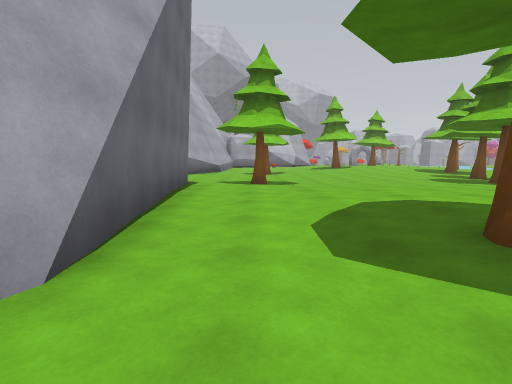
view 1 (above)

24 first-person views from a walk through a 3-D level made in the Unity game engine. The camera is 1.3 m above the floor, tilts 6° down and sees 80° across. The floor is counted in squares, 2 m on a side. Each view is taken from the middle of a square. On the plan, view 1 faces up. The plan holds only what a view shows up to about 10 squares ahead; the rest is blank. The place goes on beyond the plan. The player character is not drawn. Surface patterns are stand-ins for the level's own textures.

view 2
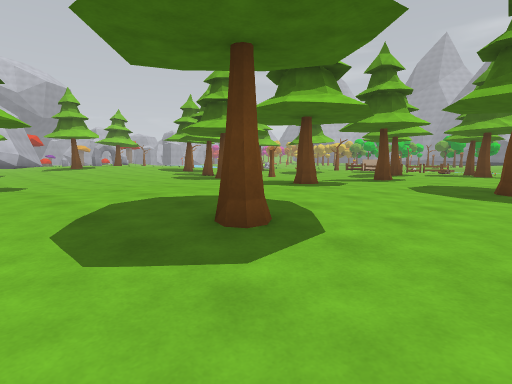

view 3
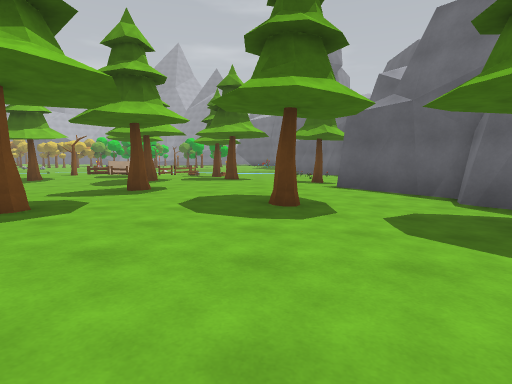

view 4
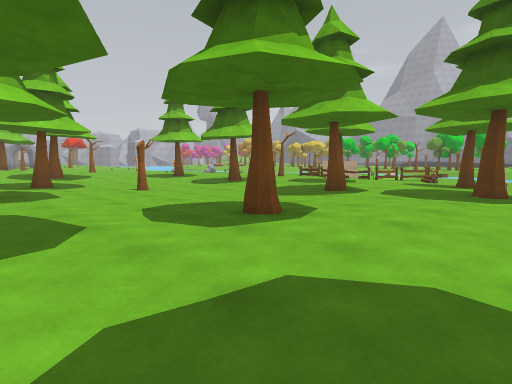

view 5
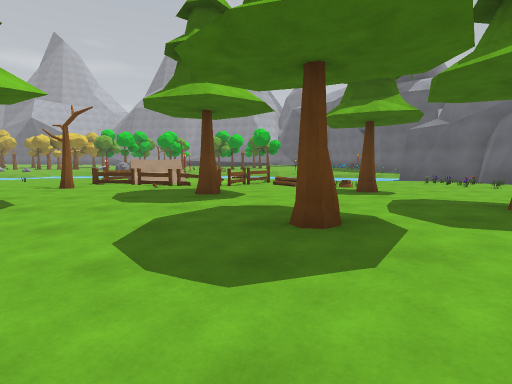

view 6
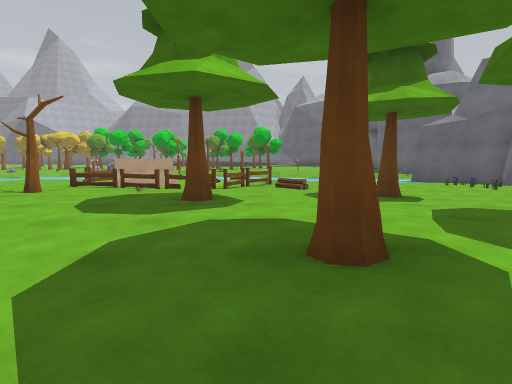

view 7
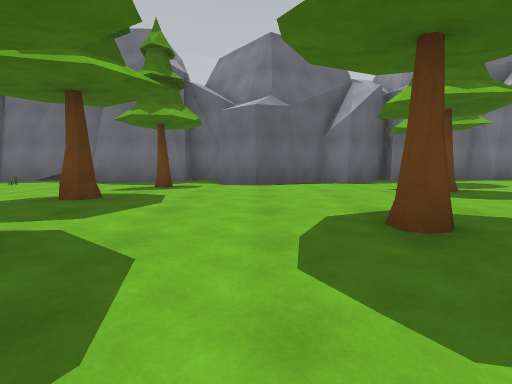

view 8
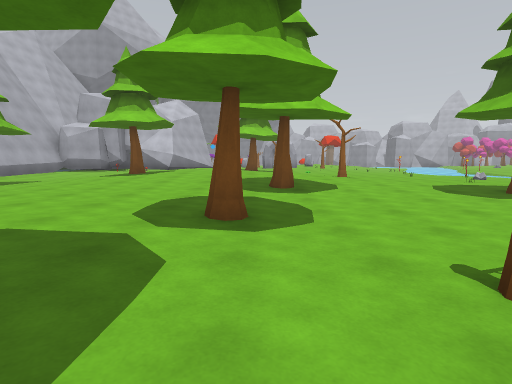

view 9
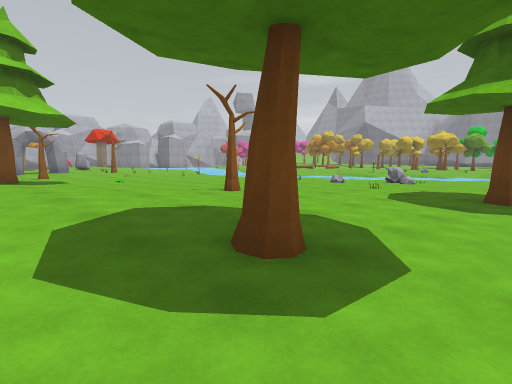

view 10
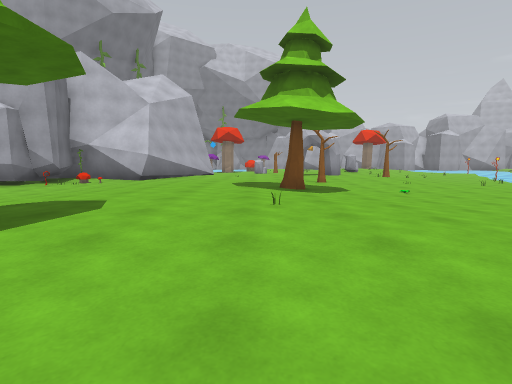

view 11
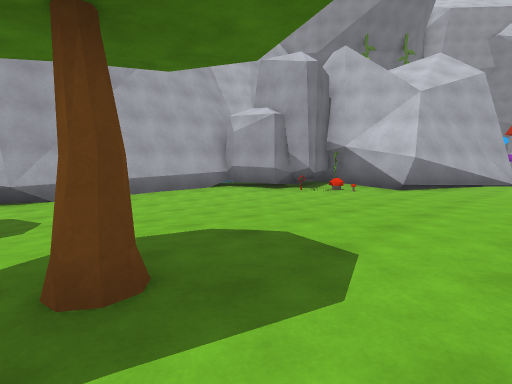

view 12
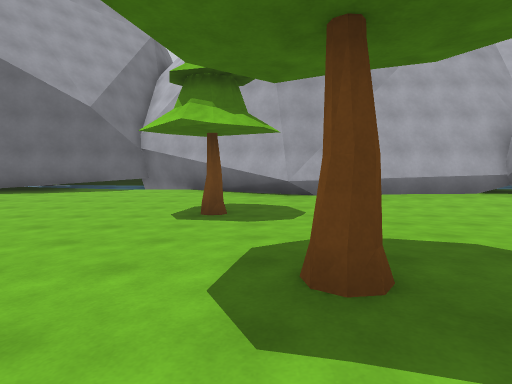

view 13
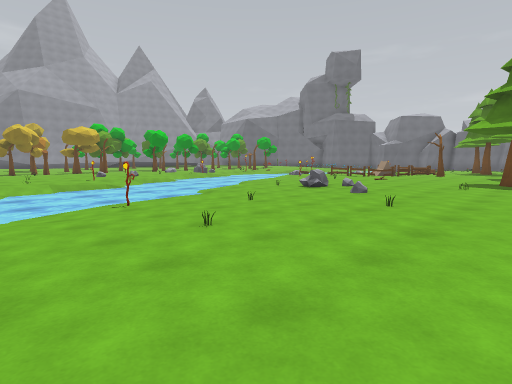

view 14
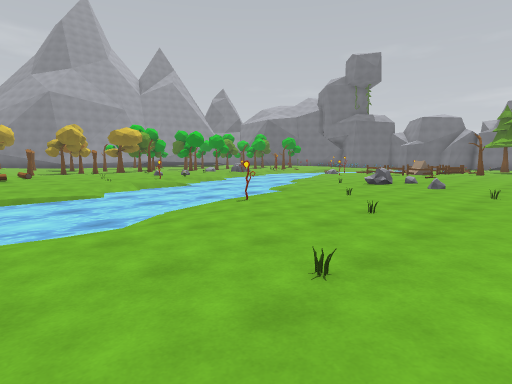

view 15
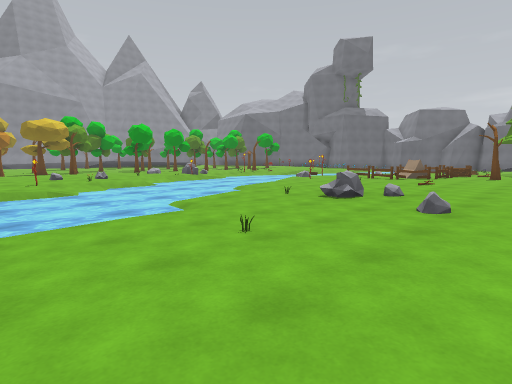

view 16
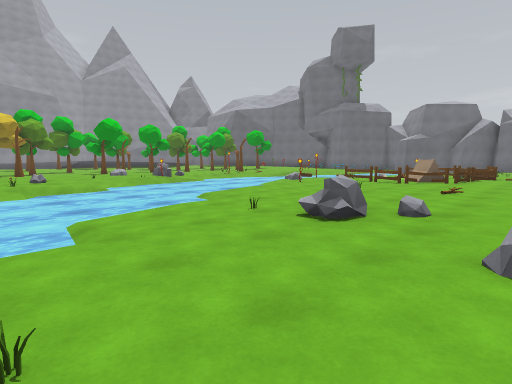

view 17
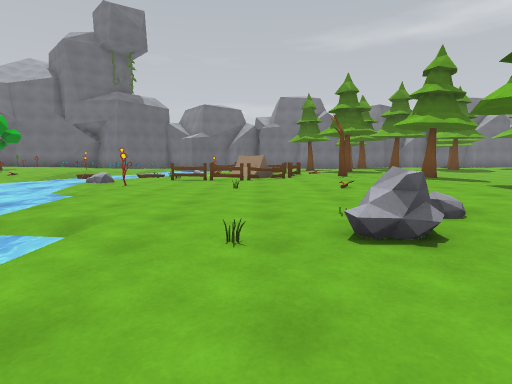

view 18
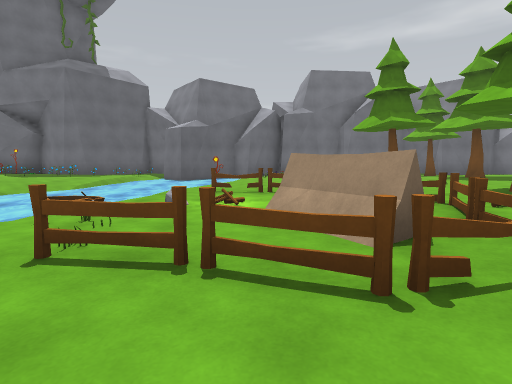

view 19
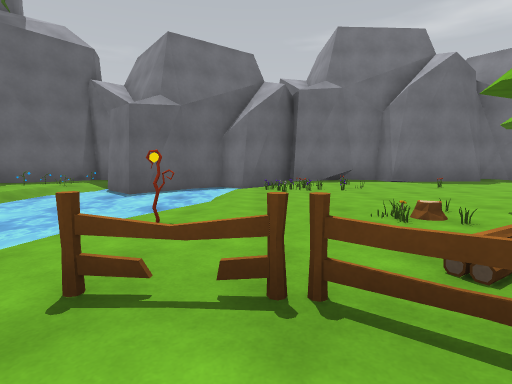

view 20
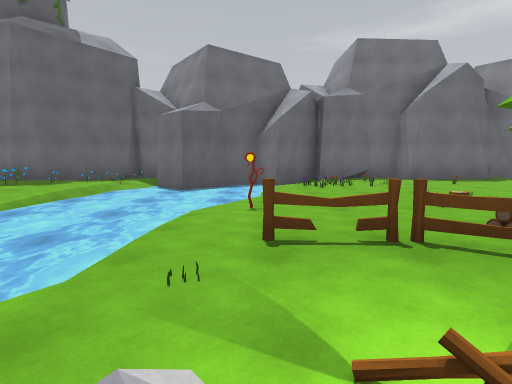

view 21
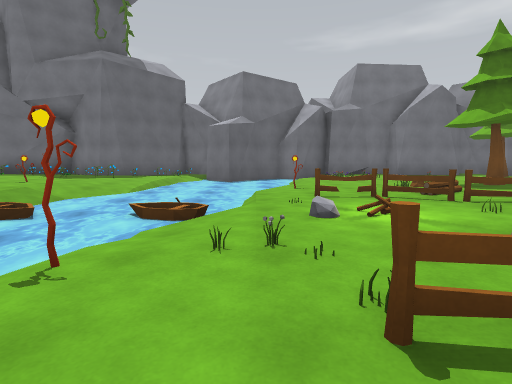

view 22
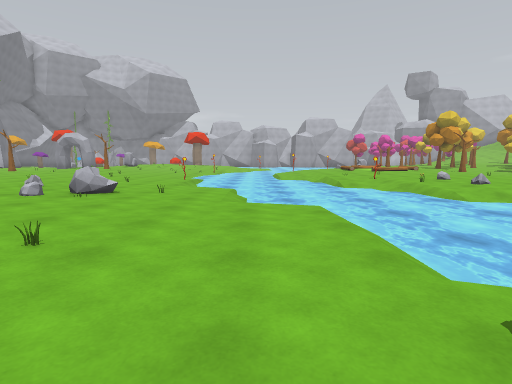

view 23
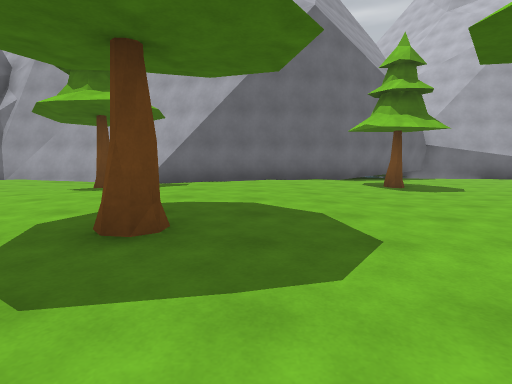

view 24
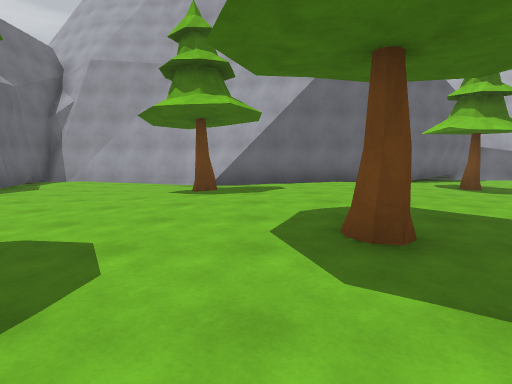

### Floor plan
Key: @ floor where view 1 was taken; # wall or solid block; . main floor; : floor 0.25 m higher than the main floor; - floor 0.25 m lower than the main floor; + floor 0.5 m higher than the main floor; _ floor 0.5 m lower than the main floor; / step, stairs or slope; ~ water the walk can cross; ≈ water the walk keeps out of; ^ raised ledge; O other object.
Columns run from 4 left of view 1 to 25 right of it. Each row starts with its distance up from view 1.
 25     O###::       /.../≈≈    O
 24     OOO:::   O:::..../≈≈≈^^^O^
 23    OOOO::++: ::::.O../~≈≈^^^^O
 22   #..../:+++:::::..../~≈≈≈^^^^
 21   #....//+++O:O....O.O_≈≈≈^
 20   #....//+++::::.....--≈≈≈≈^^^
 19   #...///++++:::....O./≈≈≈≈^OO
 18   #...//+++++/:::.O.../-≈≈≈≈O^
 17  ##.../:O++O++::::.....-≈≈≈≈^O
 16  #....//++++++:O::...OO.~≈≈≈^^
 15 ##..O../:++++:::::O..O../~≈≈≈^
 14 #.......:::/:::::.::....-/≈≈≈
 13  .......:::::O...O::...../≈≈
 12  .......:::........:..O../~≈
 11 #.......::..O......::....O/≈≈
 10 ##.......:.........:....../≈≈≈
  9  #..O....:.......O.O.OOOOO-≈≈≈
  8  ##......:O..O.....:.OOOOOO≈≈≈
  7   #::....::.......::. O.../≈≈
  6   #::::::::......:O:.OO.../≈≈
  5   #:::::::::....O::...OOO/O≈≈O
  4   #.:::+::O::O.:O::..//.-/≈≈≈^
  3   ##:::::::::::::::O.OO.O/≈≈≈^
  2   ##.:O:::::::::O:..OO..-~≈≈^^
  1   #...:::::O:::::......./≈≈≈^^
  0   #.@........:::.....OOO~≈≈≈^
 -1   #.............O..O..OO≈≈≈≈^O
 -2   #......O...###....OOO-≈≈≈#OO
 -3   #..###...### #.###..-##≈   ^
 -4   #### #####   ### #####    #^

Where each view was taken, in squares from view 1:
view 1: 0 up, 0 right, facing up
view 2: 0 up, 0 right, facing up-right
view 3: 1 up, 2 right, facing right
view 4: 1 up, 6 right, facing up-right
view 5: 5 up, 9 right, facing right
view 6: 5 up, 10 right, facing right
view 7: 6 up, 10 right, facing down
view 8: 7 up, 8 right, facing up
view 9: 12 up, 7 right, facing up-right
view 10: 14 up, 7 right, facing up
view 11: 16 up, 6 right, facing up-left
view 12: 16 up, 6 right, facing left
view 13: 23 up, 12 right, facing down-right
view 14: 25 up, 13 right, facing down-right
view 15: 21 up, 14 right, facing down-right
view 16: 19 up, 15 right, facing down-right
view 17: 18 up, 18 right, facing down
view 18: 11 up, 19 right, facing down
view 19: 6 up, 19 right, facing down
view 20: 7 up, 20 right, facing down
view 21: 10 up, 21 right, facing down
view 22: 10 up, 20 right, facing up
view 23: 5 up, 8 right, facing left
view 24: 3 up, 8 right, facing left
